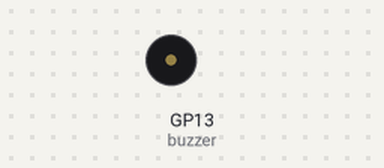
Simulated run of this program. Board: Raspberry Pi Pico running MicroPython. Shown: buzzer (waves = sounding). At 50.5 s the program stops and its outputs stay as they are.

Above: at 5.9 s.
At 36.7 s:
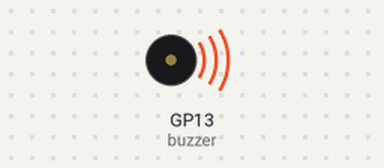
Timing chart, 0 to 40.0 s (numbered marks = the images above):
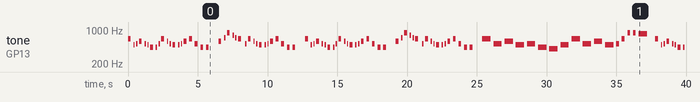

The program:

tetris-theme-project.py
```python
# Tetris theme

from machine import Pin, PWM
import time

buzzer = PWM(Pin(13))

volume = 5000

b = 247
c = 262
d = 294
e = 329
f = 349
g = 391
gs = 415
A = 440
As = 466
B = 494
C = 523
D = 587
Ds = 622
E = 659
F = 698
Fs = 740
G = 784
Gs = 830
A2 = 880

# Function and arguments
def playtone(note,vol,delay1,delay2):
    buzzer.duty_u16(vol)
    buzzer.freq(note)
    time.sleep(delay1)
    buzzer.duty_u16(0)
    time.sleep(delay2)

# Verse 1
playtone(E,volume,0.2,0.2)
playtone(B,volume,0.1,0.1)
playtone(C,volume,0.1,0.1)
playtone(D,volume,0.2,0.2)
playtone(C,volume,0.1,0.1)
playtone(B,volume,0.1,0.1)

playtone(A,volume,0.2,0.2)
playtone(A,volume,0.1,0.1)
playtone(C,volume,0.1,0.1)
playtone(E,volume,0.2,0.2)
playtone(D,volume,0.1,0.1)
playtone(C,volume,0.1,0.1)

playtone(B,volume,0.2,0.2)
playtone(B,volume,0.1,0.1)
playtone(C,volume,0.1,0.1)
playtone(D,volume,0.2,0.2)
playtone(E,volume,0.2,0.2)

playtone(C,volume,0.2,0.2)
playtone(A,volume,0.2,0.2)
playtone(A,volume,0.2,0.2)

time.sleep(0.5) # Quarter rest

# Verse 2
playtone(D,volume,0.2,0.2)
playtone(F,volume,0.1,0.1)
playtone(A2,volume,0.2,0.2)
playtone(G,volume,0.1,0.1)
playtone(F,volume,0.1,0.1)

playtone(E,volume,0.2,0.3)
playtone(C,volume,0.1,0.1)
playtone(E,volume,0.2,0.2)
playtone(D,volume,0.1,0.1)
playtone(C,volume,0.1,0.1)

playtone(B,volume,0.2,0.2)
playtone(B,volume,0.1,0.1)
playtone(C,volume,0.1,0.1)
playtone(D,volume,0.2,0.2)
playtone(E,volume,0.2,0.2)

playtone(C,volume,0.2,0.2)
playtone(A,volume,0.2,0.2)
playtone(A,volume,0.2,0.2)

time.sleep(0.5) # Quarter rest

# Verse 1 repeat
playtone(E,volume,0.2,0.2)
playtone(B,volume,0.1,0.1)
playtone(C,volume,0.1,0.1)
playtone(D,volume,0.2,0.2)
playtone(C,volume,0.1,0.1)
playtone(B,volume,0.1,0.1)

playtone(A,volume,0.2,0.2)
playtone(A,volume,0.1,0.1)
playtone(C,volume,0.1,0.1)
playtone(E,volume,0.2,0.2)
playtone(D,volume,0.1,0.1)
playtone(C,volume,0.1,0.1)

playtone(B,volume,0.2,0.2)
playtone(B,volume,0.1,0.1)
playtone(C,volume,0.1,0.1)
playtone(D,volume,0.2,0.2)
playtone(E,volume,0.2,0.2)

playtone(C,volume,0.2,0.2)
playtone(A,volume,0.2,0.2)
playtone(A,volume,0.2,0.2)

time.sleep(0.5) # Quarter rest

# Verse 2 repeat
playtone(D,volume,0.2,0.2)
playtone(F,volume,0.1,0.1)
playtone(A2,volume,0.2,0.2)
playtone(G,volume,0.1,0.1)
playtone(F,volume,0.1,0.1)

playtone(E,volume,0.2,0.3)
playtone(C,volume,0.1,0.1)
playtone(E,volume,0.2,0.2)
playtone(D,volume,0.1,0.1)
playtone(C,volume,0.1,0.1)

playtone(B,volume,0.2,0.2)
playtone(B,volume,0.1,0.1)
playtone(C,volume,0.1,0.1)
playtone(D,volume,0.2,0.2)
playtone(E,volume,0.2,0.2)

playtone(C,volume,0.2,0.2)
playtone(A,volume,0.2,0.2)
playtone(A,volume,0.2,0.2)

time.sleep(0.5) # Quarter rest

# Verse 3
playtone(E,volume,0.6,0.2)
playtone(C,volume,0.6,0.2)
playtone(D,volume,0.6,0.2)
playtone(B,volume,0.6,0.2)
playtone(C,volume,0.6,0.2)
playtone(A,volume,0.6,0.2)
playtone(gs,volume,0.6,0.2)
playtone(B,volume,0.6,0.2)
playtone(E,volume,0.6,0.2)
playtone(C,volume,0.6,0.2)
playtone(D,volume,0.6,0.2)
playtone(B,volume,0.6,0.2)

playtone(C,volume,0.2,0.2)
playtone(E,volume,0.2,0.2)
playtone(A2,volume,0.2,0.2)
playtone(A2,volume,0.2,0.2)
playtone(Gs,volume,0.6,0.6)

# Verse 1 repeat 2
playtone(E,volume,0.2,0.2)
playtone(B,volume,0.1,0.1)
playtone(C,volume,0.1,0.1)
playtone(D,volume,0.2,0.2)
playtone(C,volume,0.1,0.1)
playtone(B,volume,0.1,0.1)

playtone(A,volume,0.2,0.2)
playtone(A,volume,0.1,0.1)
playtone(C,volume,0.1,0.1)
playtone(E,volume,0.2,0.2)
playtone(D,volume,0.1,0.1)
playtone(C,volume,0.1,0.1)

playtone(B,volume,0.2,0.2)
playtone(B,volume,0.1,0.1)
playtone(C,volume,0.1,0.1)
playtone(D,volume,0.2,0.2)
playtone(E,volume,0.2,0.2)

playtone(C,volume,0.2,0.2)
playtone(A,volume,0.2,0.2)
playtone(A,volume,0.2,0.2)

time.sleep(0.5) # Quarter rest

# Verse 2 repeat
playtone(D,volume,0.2,0.2)
playtone(F,volume,0.1,0.1)
playtone(A2,volume,0.2,0.2)
playtone(G,volume,0.1,0.1)
playtone(F,volume,0.1,0.1)

playtone(E,volume,0.2,0.3)
playtone(C,volume,0.1,0.1)
playtone(E,volume,0.2,0.2)
playtone(D,volume,0.1,0.1)
playtone(C,volume,0.1,0.1)

playtone(B,volume,0.2,0.2)
playtone(B,volume,0.1,0.1)
playtone(C,volume,0.1,0.1)
playtone(D,volume,0.2,0.2)
playtone(E,volume,0.2,0.2)

playtone(C,volume,0.2,0.2)
playtone(A,volume,0.2,0.2)
playtone(A,volume,0.2,0.2)

time.sleep(0.5) # Quarter rest

# Turn off
buzzer.duty_u16(0)
```

Measured:
- by itself, tone on GP13 (buzzer): plays 659 Hz for 0.20 s, 494 Hz for 0.10 s, 523 Hz for 0.10 s, 587 Hz for 0.20 s, 523 Hz for 0.10 s, 494 Hz for 0.10 s … (101 notes in this stretch)
